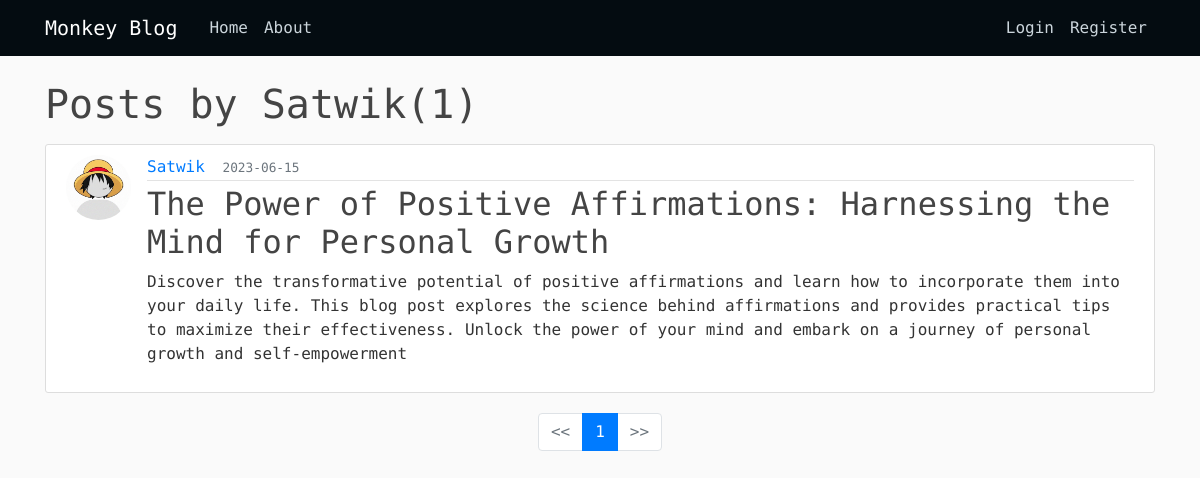
The page /user/Satwik on the database as committed earlier.
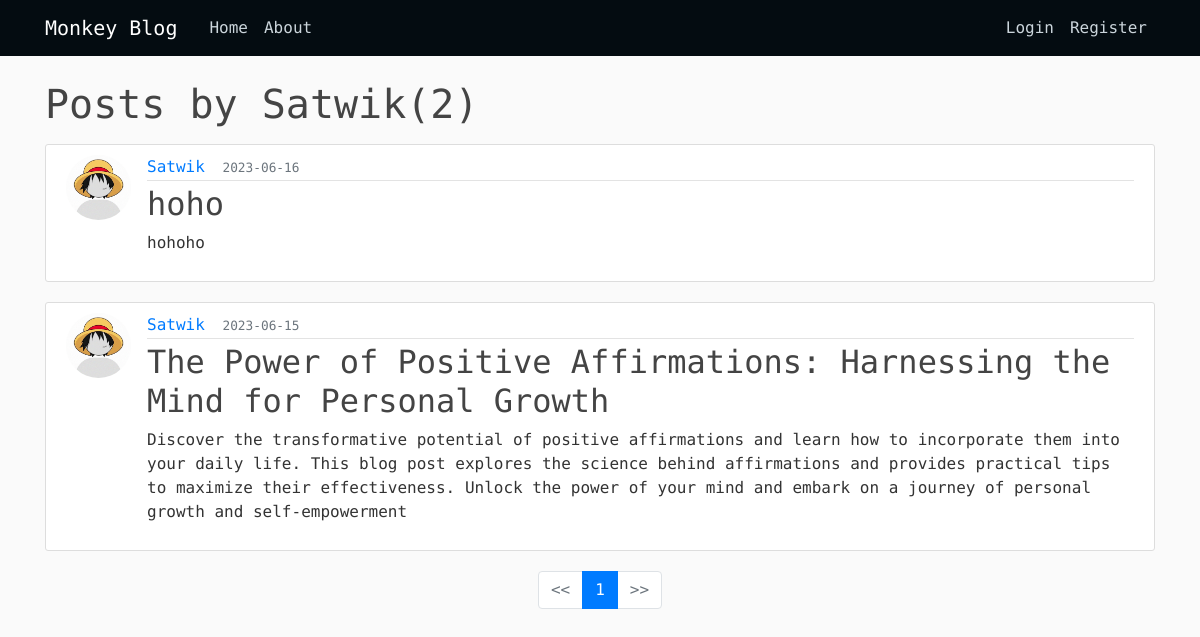
The same page on the database as committed later.
### flaskblog/models.py (models this page shows, shortened)
class Post(db.Model):
    id = db.Column(db.Integer, primary_key=True)
    title = db.Column(db.String(100),nullable=False)
    date_posted = db.Column(db.DateTime,nullable=False,default=datetime.utcnow())
    desc = db.Column(db.Text,nullable=False)
    content = db.Column(db.Text,nullable=False)
    user_id = db.Column(db.Integer,db.ForeignKey('user.id'),nullable=False)

class User(db.Model, UserMixin):
    id = db.Column(db.Integer, primary_key=True)
    username = db.Column(db.String(20),unique=True,nullable=False)
    email=db.Column(db.String(120),unique=True,nullable=False)
    image_file = db.Column(db.String(20),nullable=False,default='default.jpg')
    password=db.Column(db.String(60),nullable=False)
    posts = db.relationship('Post',backref='author',lazy=True)

### flaskblog/users/routes.py (the view)
@users.route("/user/<string:username>")
def user_posts(username):
    page = request.args.get('page',1,type=int)
    user = User.query.filter_by(username = username).first_or_404()
    posts = Post.query.filter_by(author = user).order_by(Post.date_posted.desc()).paginate(page = page , per_page = 5)
    return render_template('user_post.html',user = user, posts = posts)

### flaskblog/templates/user_post.html
{% extends 'layout.html' %}
{% block hehe %}
<h1 class = "mb-3">Posts by {{ user.username }}({{ posts.total }})</h1>
{% for post in posts.items %}
<article class="media content-section">
    <img src="{{url_for('static',filename = 'pictures/' + post.author.image_file)}}" alt="" class="rounded-circle article-img">
    <div class="media-body">
        <div class="article-metadata">
            <a class="mr-2" href="{{url_for('users.user_posts',username = post.author.username)}}">{{ post.author.username }}</a>
            <small class="text-muted">{{ post.date_posted.strftime('%Y-%m-%d')}}</small>
        </div>
        <h2><a class="article-title" href="{{url_for('posts.post',post_id=post.id)}}">{{ post.title }}</a></h2>
        <p class="article-content">{{ post.desc }}</p>
    </div>
</article>
{% endfor %}
<nav aria-label="Page navigation example">
    <ul class="pagination justify-content-center">
        {% if posts.page > 1 %}
            <li class="page-item ">
                <a class="page-link" href="{{ url_for('users.user_posts',username = user.username,page = posts.page - 1)}}"><<</a>
            </li>
        {% else %}
            <li class="page-item disabled">
                <a class="page-link" href="{{ url_for('users.user_posts',username = user.username,page = posts.page - 1)}}"><<</a>
            </li>
        {% endif %}
        {% for page_num in posts.iter_pages(left_edge = 1, right_edge = 1, left_current=1,right_current =1) %}
            {% if page_num %}
                {% if posts.page == page_num %}
                    <li class="page-item active">
                        <a href="{{ url_for('users.user_posts',username = user.username,page = page_num)}}" class = "page-link">{{ page_num }}</a>
                    </li>
                {% else %}
                    <li class="page-item">
                        <a href="{{ url_for('users.user_posts',username = user.username,page = page_num)}}" class = "page-link">{{ page_num }}</a>
                    </li>
                {% endif %}
            {% else %}
                <li class="page-item"><p class="page-link">...</p></li>
            {% endif %}
        {% endfor %}
        {% if posts.page == (posts.last / posts.per_page) %}
            <li class="page-item">
                <a class="page-link " href="{{ url_for('users.user_posts',username = user.username,page = posts.page + 1)}}">>></a>
            </li>
        {% else %}
            <li class="page-item disabled">
                <a class="page-link" href="{{ url_for('users.user_posts',username = user.username,page = posts.page + 1)}}">>></a>
            </li>
        {% endif %}
    </ul>
  </nav>
{% endblock hehe%}

Rows that differ between the two databases and show on the page:
added Post: image_file (placeholder picture), author.username "Satwik", date_posted "2023-06-16", title "hoho", desc "hohoho"
Other text that changed with them:
{{ posts.total }}: "1" → "2"
